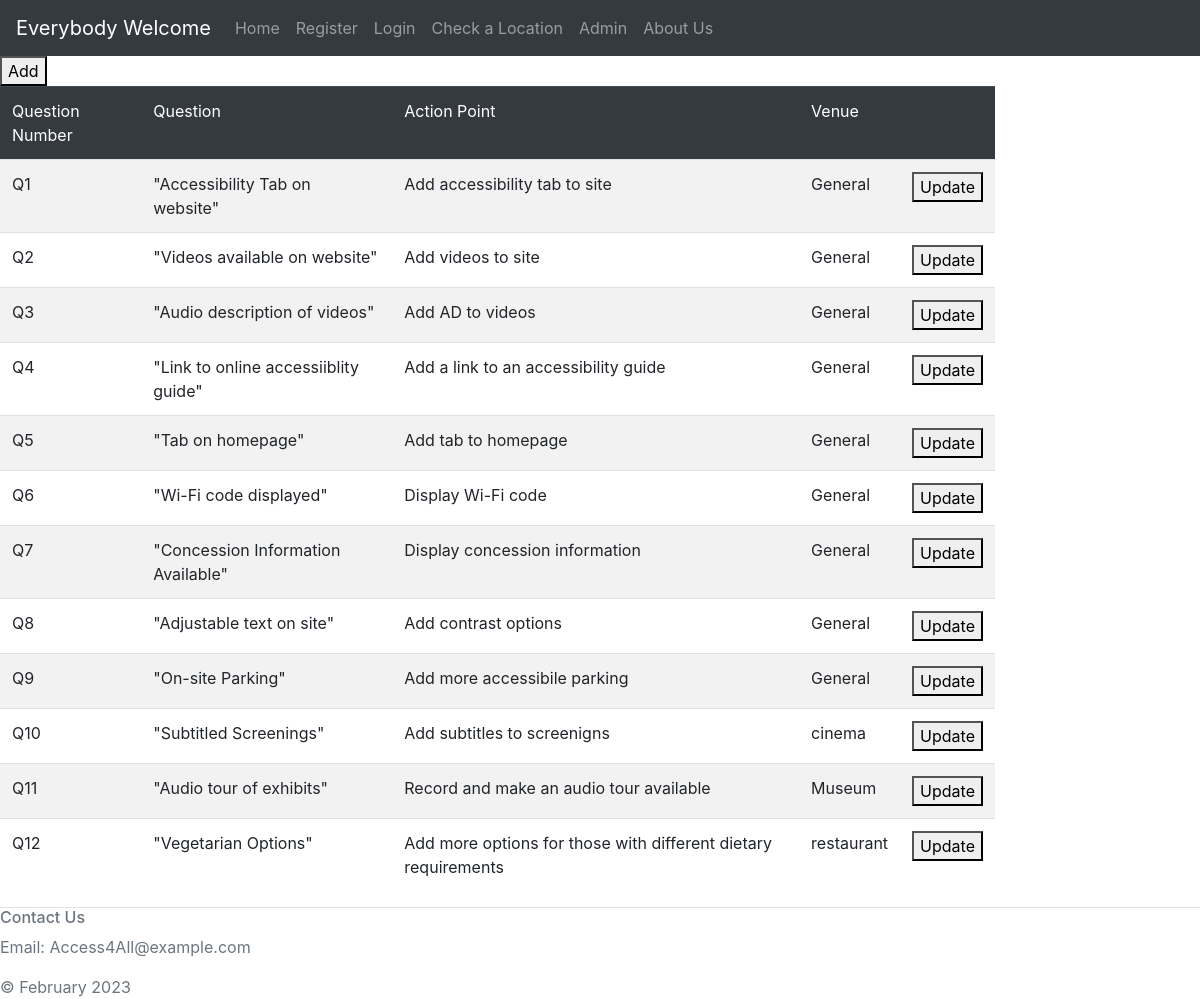
The app's page /QuestionUpdater.php with its own data.
### tables this page shows
CREATE TABLE "Checklist" (
	"QuestionNo"	VARCHAR(10),
	"Question"	TEXT,
	"ActionPoint"	TEXT,
	"Venue"	TEXT,
	"Type"	TEXT,
	PRIMARY KEY("QuestionNo")
);

### QuestionUpdater.php (the view, shortened to what this page needs)
<?php include("NavigationBar.php");
function getQs()
{
  $db = new SQLite3('ActionPoints.db');
  $stmt = $db->prepare('SELECT * FROM Checklist');
  $result = $stmt->execute();
  $arrayResult = [];
  while ($row = $result->fetchArray()){
      $arrayResult [] = $row;
  }
  return $arrayResult;
}
?>
<head>
<form action="AddQ.php">
<button type="submit" name="Add">Add</button>
</form>
<body class="bgColor">
<div class="row">
            <div class="col-10">
                <table class="table table-striped">
                    <thead class="table-dark">
                        <td>Question Number</td>
                        <td>Question</td>
                        <td>Action Point</td>
                        <td>Venue</td>
                        <td></td>
                    </thead>
                    <?php
                    $user = (getQs());
                        for ($i=0; $i<count($user); $i++):
                    ?>
                    <tr>
                        <td><?php echo $user[$i]['QuestionNo']?></td>
                        <td><?php echo '"' . $user[$i]['Question'] . '"'?></td>
                        <td><?php echo $user[$i]['ActionPoint']?></td>
                        <td><?php echo $user[$i]['Venue']?></td>
                        <td>
                            <form action="update.php?questionNo=<?php echo $user[$i]['QuestionNo']?>" method=get>
                            <button type="submit" name="update">Update</button>
                        </form>
                        </td>
                    </tr>
                    <?php endfor;?>
                </table>
            </div>
        </div>
</body>
<?php
    include("footer.php");
?>

### records on screen
checklist: QuestionNo "Q1", Question "Accessibility Tab on website", ActionPoint "Add accessibility tab to site", Venue "General"
checklist: QuestionNo "Q2", Question "Videos available on website", ActionPoint "Add videos to site", Venue "General"
checklist: QuestionNo "Q3", Question "Audio description of videos", ActionPoint "Add AD to videos", Venue "General"
checklist: QuestionNo "Q4", Question "Link to online accessiiblity guide", ActionPoint "Add a link to an accessibility guide", Venue "General"
checklist: QuestionNo "Q5", Question "Tab on homepage", ActionPoint "Add tab to homepage", Venue "General"
checklist: QuestionNo "Q6", Question "Wi-Fi code displayed", ActionPoint "Display Wi-Fi code", Venue "General"
checklist: QuestionNo "Q7", Question "Concession Information Available", ActionPoint "Display concession information", Venue "General"
checklist: QuestionNo "Q8", Question "Adjustable text on site", ActionPoint "Add contrast options", Venue "General"
checklist: QuestionNo "Q9", Question "On-site Parking", ActionPoint "Add more accessibile parking", Venue "General"
checklist: QuestionNo "Q10", Question "Subtitled Screenings", ActionPoint "Add subtitles to screenigns", Venue "cinema"
checklist: QuestionNo "Q11", Question "Audio tour of exhibits", ActionPoint "Record and make an audio tour available", Venue "Museum"
checklist: QuestionNo "Q12", Question "Vegetarian Options", ActionPoint "Add more options for those with different dietary requirements", Venue "restaurant"
